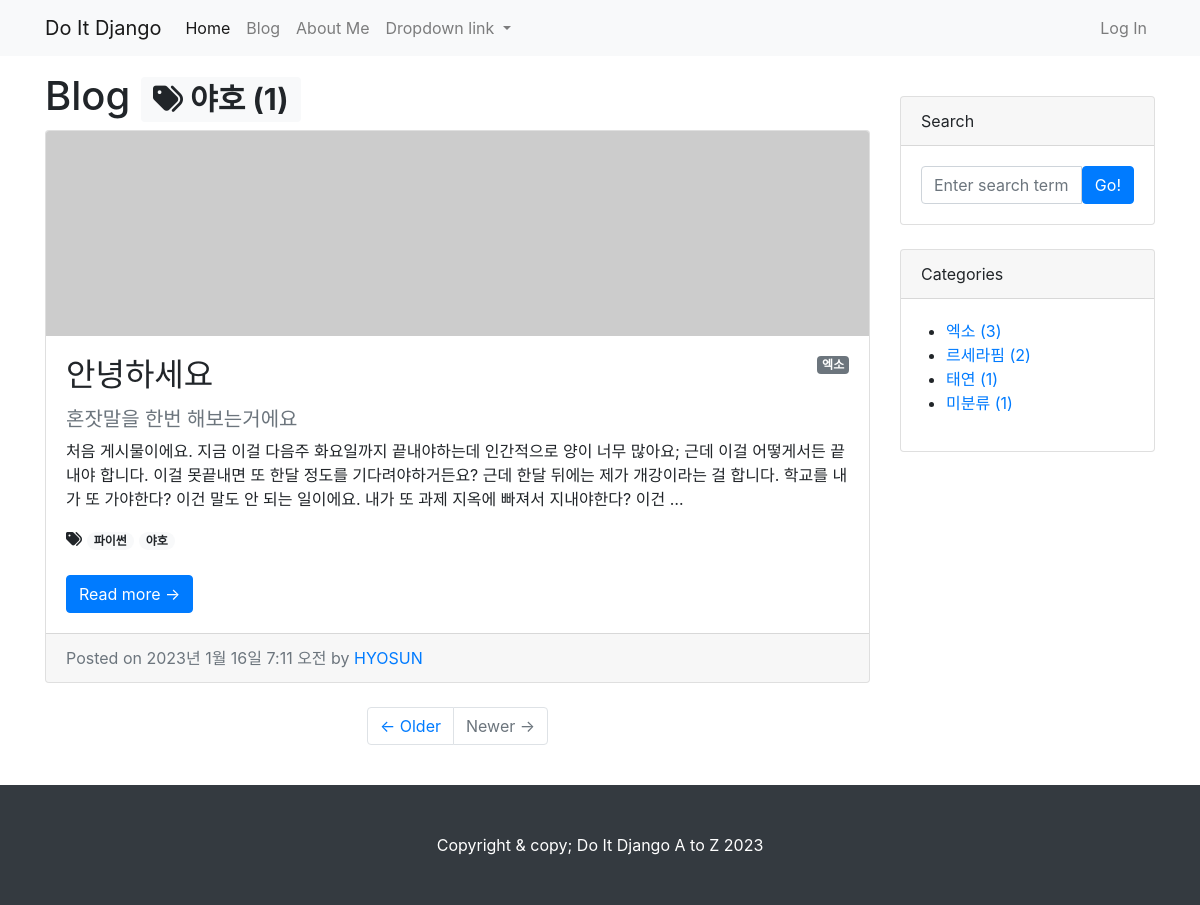
The app's page /blog/tag/야호/ with its own data.
### blog/models.py (models this page shows, shortened)
class Tag(models.Model):
    name = models.CharField(max_length=50)
    slug = models.SlugField(max_length=200, unique=True, allow_unicode=True)
    def __str__(self):
        return self.name
    def get_absolute_url(self):
        return f'/blog/tag/{self.slug}/'

class Post(models.Model):
    title = models.CharField(max_length=30) #제목
    hook_text = models.CharField(max_length=100, blank=True)
    content = models.TextField() #내용
    head_image = models.ImageField(upload_to='blog/images/%Y/%m/%d/', blank=True) #서로 다른 위치에 저장해야 시간 단축 가능 / blank=True는 필수 항목이 아니라는 뜻
    file_upload = models.FileField(upload_to='blog/files/%Y/%m/%d/', blank=True)
    created_at = models.DateTimeField(auto_now_add=True) #작성일
    updated_at = models.DateTimeField(auto_now=True)
    author = models.ForeignKey(User, null=True, on_delete=models.SET_NULL) #포스트의 작성자가 데베에서 삭제되면 작성자명을 빈칸으로 둔다
    category = models.ForeignKey(Category, null=True, blank=True, on_delete=models.SET_NULL)
    tags = models.ManyToManyField(Tag, blank=True)
    def get_absolute_url(self):
        return f'/blog/{self.pk}/'

class Category(models.Model):
    name = models.CharField(max_length=50, unique=True) # 카테고리 이름 / unique=True: 동일한 name을 갖는 카테고리를 만들 수 없다.
    slug = models.SlugField(max_length=200, unique=True, allow_unicode=True) # slugField : 사람이 읽을 수 있는 텍스트. 고유 URL을 만들고 싶을 때 주로 사용.
    def __str__(self):
        return self.name
    def get_absolute_url(self):
        return f'/blog/category/{self.slug}/'
    class Meta: #복수형 직접 입력
        verbose_name_plural = 'Categories'

### blog/views.py (the view)
# urls.py: path('/tag/<str:slug>/', views.tag_page),
def tag_page(request, slug):
    tag = Tag.objects.get(slug=slug)
    post_list = tag.post_set.all()
    return render(
        request,
        'blog/post_list.html',
        {
            'post_list': post_list,
            'tag': tag,
            'categories': Category.objects.all(),
            'no_category_post_count': Post.objects.filter(category=None).count(),
        }
    )

### blog/templates/blog/post_list.html
{% extends 'blog/base.html' %}
{% block main_area %}
    <h1>Blog {% if category %}<span class="badge badge-secondary">{{ category }}</span>{% endif %}
        {% if tag %}<span class="badge badge-light"><i class="fas fa-tags"></i> {{ tag }} ({{ tag.post_set.count }})</span>{% endif %}</h1>
    {% if post_list.exists %}
        {% for p in post_list %}
            <div class="card mb-4" id="post-{{ p.pk }}">
                {% if p.head_image %}
                    <img class="card-img-top" src="{{ p.head_image.url }}" alt="{{ p }} head image"/>
                {% else %}
                    <img class="card-img-top" src="https://picsum.photos/seed/{{ p.id }}/800/200" alt="random_image">
                {% endif %}
                <div class="card-body">
                    {% if p.category %}
                        <span class="badge badge-secondary float-right">{{ p.category }}</span>
                    {% else %}
                        <span class="badge badge-secondary float-right">미분류</span>
                    {% endif %}
                    <h2 class="card-title">{{ p.title }}</h2>
                    {% if p.hook_text %}
                        <h5 class="text-muted">{{ p.hook_text }}</h5>
                    {% endif %}
                    <p class="card-text">{{ p.content | truncatewords:45 }}</p>
                    {% if p.tags.exists %}
                        <i class="fas fa-tags"></i>
                        {% for tag in p.tags.iterator %}
                            <a href="{{ tag.get_absolute_url }}"><span
                                    class="badge badge-pill badge-light">{{ tag }}</span></a>
                        {% endfor %}
                        <br/>
                        <br/>
                    {% endif %}
                    <a href="{{ p.get_absolute_url }}" class="btn btn-primary">Read more &rarr;</a>
                </div>
                <div class="card-footer text-muted">
                    Posted on {{ p.created_at }} by
                    <a href="#">{{ p.author | upper }}</a>
                </div>
            </div>
        {% endfor %}
    {% else %}
        <h3>아직 게시물이 없습니다.</h3>
    {% endif %}
    <ul class="pagination justify-content-center mb-4">
        <li class="page-item">
            <a class="page-link" href="#">&larr; Older</a>
        </li>
        <li class="page-item disabled">
            <a class="page-link" href="#">Newer &rarr;</a>
        </li>
    </ul>
{% endblock %}

### blog/templates/blog/base.html (shortened to what this page needs)
<!DOCTYPE html>
{% load static %}
<html>
<head>
    <link rel="stylesheet" href="{% static 'blog/bootstrap/bootstrap.min.css' %}" media="screen">
</head>
<body>
{% include 'blog/navbar.html' %}
<div class="container my-3">
    <div class="row">
        <div class="col-md-8 col-lg-9" id="main-area">
            {% block main_area %}
            {% endblock %}
        </div>
        <div class="col-md-4 col-lg-3">
            <div class="card my-4">
                <div class="card-header">Search</div>
                <div class="card-body">
                    <div class="input-group">
                        <input class="form-control" type="text" placeholder="Enter search term..."
                               aria-label="Enter search term..." aria-describedby="button-search"/>
                        <button class="btn btn-primary" id="button-search" type="button">Go!</button>
                    </div>
                </div>
            </div>
            <div class="card my-4" id="categories-card">
                <div class="card-header">Categories</div>
                <div class="card-body">
                    <div class="row">
                        <ul>
                            {% for category in categories %}
                                <li>
                                    <a href="{{ category.get_absolute_url }}">{{ category }} ({{ category.post_set.count }})</a>
                                </li>
                            {% endfor %}
                            <li>
                                <a href="/blog/category/no_category/">미분류 ({{ no_category_post_count }})</a>
                            </li>
                        </ul>
                    </div>
                </div>
            </div>
        </div>
    </div>
</div>
{% include 'blog/footer.html' %}
</body>
</html>

### records on screen
Tag: name "야호", post_set.count "1"
Post: category "엑소", title "안녕하세요", hook_text "혼잣말을 한번 해보는거에요", content "처음 게시물이에요. 지금 이걸 다음주 화요일까지 끝내야하는데 인간적으로 양이 너무 많아요; 근데 이걸 어떻게서든 끝내야 합니다. 이걸 못끝내면 또 한달 정도를 기다려야하거든요? 근데 한달 뒤에는 제가 개강이라는 걸 합니다. 학교를 내가 또 가야한다? 이건 말도 안 되는 일이에요. 내가 또 과제 지옥에 빠져서 지내야한다? 이건 …", created_at "2023년 1월 16일 7:11 오전", author "HYOSUN"
Tag: name "파이썬"
Category: name "엑소", post_set.count "3"
Category: name "르세라핌", post_set.count "2"
Category: name "태연", post_set.count "1"

### other values on screen
{{ no_category_post_count }} "1"
